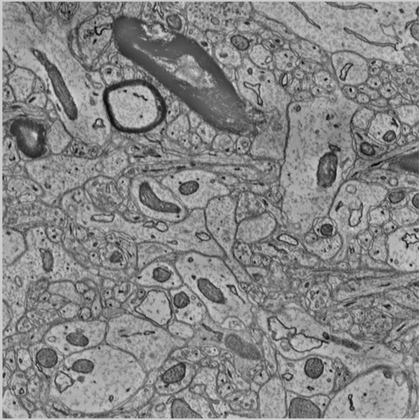
%> input picture Correlation/image.png, 419 x 420 px, shrunk from 1030 x 1032 before the run
$ octave GeneralCorrelation.m   (GNU Octave 9; MATLAB toolbox functions it lacks are replaced by stand-ins)
%> lines starting %> are read from the running program, lines starting %| are printed output that depends on the picture
### Correlation/NormalizeImage.m
function [ result ] = NormalizeImage( image )
%UNTITLED Summary of this function goes here
%   Detailed explanation goes here

maxi=max(max(image));
mini=min(min(image));

result=(image-mini)*(255)/(maxi-mini);
end

### Correlation/GeneralCorrelation.m
close all;
clear all;
%image representing F(x,y)
I1=imread('image.png');
%> I1 is the input picture: size 420x419x3 uint8; min 2, max 223, mean 134.1
grayF=double(rgb2gray(I1));
result=grayF;
grayF=NormalizeImage(grayF);
%> in NormalizeImage, `maxi=max(max(image));`: maxi = 223
%> in NormalizeImage, `mini=min(min(image));`: mini = 2
%> in NormalizeImage, `result=(image-mini)*(255)/(maxi-mini);`:
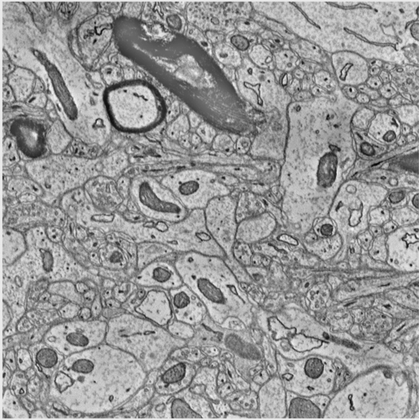
%> result: size 420x419 double; min 0, max 255, mean 152.4

figure, imshow(uint8(grayF));
[xO,yO]=size(grayF);
%> xO = 420; yO = 419

%> (the run ends here)
